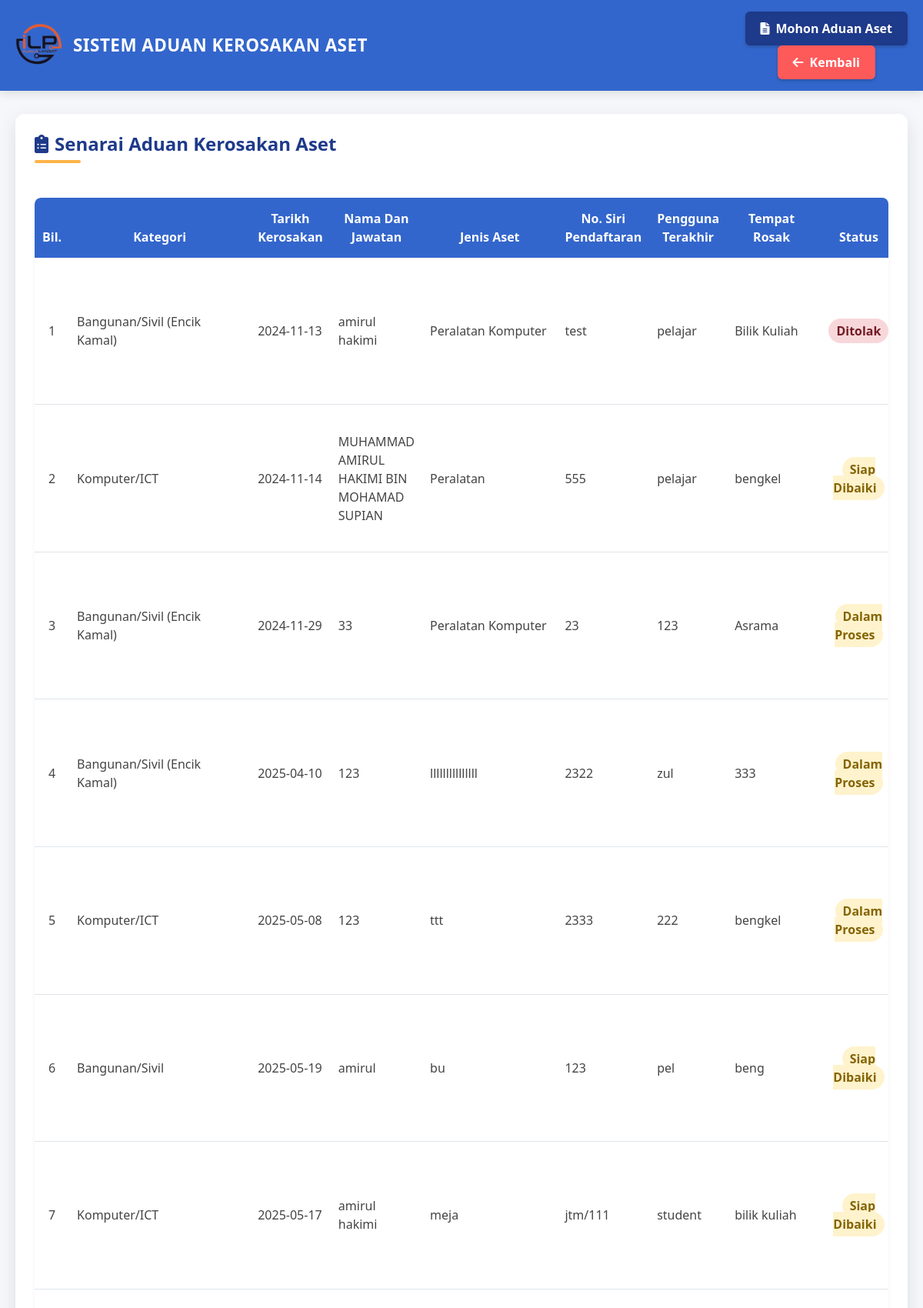
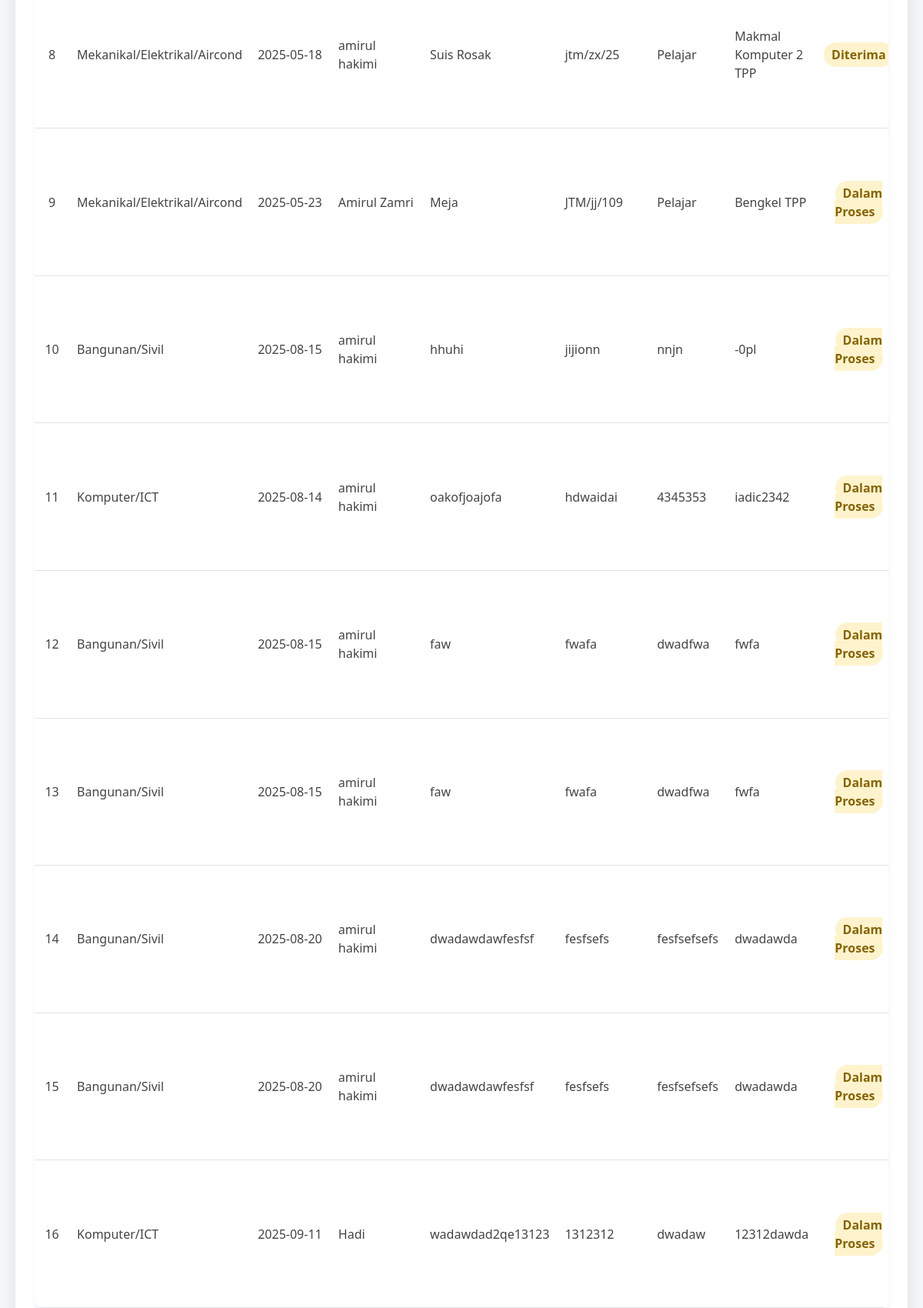
/maklumat_user.php (upper part), run on the app's committed database (2 pictures, top to bottom).
### tables this page shows
CREATE TABLE IF NOT EXISTS `tbl_semakan` (
  `no_id` int NOT NULL AUTO_INCREMENT,
  `role` varchar(50) DEFAULT NULL,
  `jenis_aset` varchar(255) DEFAULT NULL,
  `no_siri` varchar(50) DEFAULT NULL,
  `tempat_rosak` varchar(255) DEFAULT NULL,
  `userterakhir` varchar(255) DEFAULT NULL,
  `ulasan` varchar(500) DEFAULT NULL,
  `nama` varchar(255) DEFAULT NULL,
  `emel` varchar(255) DEFAULT NULL,
  `tarikh_rosak` varchar(50) DEFAULT NULL,
  `lulus_jabatan` varchar(255) DEFAULT 'Dalam Proses',
  `image` varchar(266) DEFAULT NULL,
  `tarikh` varchar(50) DEFAULT NULL,
  `bppa` varchar(50) DEFAULT NULL,
  `kosdahulu` varchar(50) DEFAULT NULL,
  `anggarankos` varchar(50) DEFAULT NULL,
  `syorulasan` longtext,
  `pic` varchar(50) DEFAULT NULL,
  `tarikhbppa` varchar(50) DEFAULT NULL,
  `kelulusan` varchar(50) DEFAULT NULL,
  `ulasantpo` longtext,
  `tarikhtpo` varchar(50) DEFAULT NULL,
  PRIMARY KEY (`no_id`) USING BTREE
);

### maklumat_user.php (the view, shortened to what this page needs)
<?php
include('db.php');
?>
<!DOCTYPE html>
<html lang="en">
<head>
    <link rel="stylesheet" href="https://cdn.jsdelivr.net/npm/bootstrap@5.2.2/dist/css/bootstrap.min.css">
    <link href="https://cdnjs.cloudflare.com/ajax/libs/font-awesome/6.0.0-beta3/css/all.min.css" rel="stylesheet">
</head>
<body>
    <div class="navbar">
        <a class="navbar-brand" href="#">
            <img src="img/305199717_985453492342369_1200662185772088661_n.png" alt="Sistem Aduan Kerosakan Aset" />
            <h1 class="brand-text">SISTEM ADUAN KEROSAKAN ASET</h1>
        </a>
        <ul class="navbar-nav">
            <li>
                <a href="aduan_admin.php" class="btn-primary-custom">
                    <i class="fas fa-file-alt"></i> Mohon Aduan Aset
                </a>
            </li>
            <li>
                <a href="admin.php" class="btn-danger-custom">
                    <i class="fas fa-arrow-left"></i> Kembali
                </a>
            </li>
        </ul>
    </div>
    <section class="content-section">
        <div class="container-custom">
            <h2 class="page-title"><i class="fas fa-clipboard-list me-2"></i>Senarai Aduan Kerosakan Aset</h2>
            <div class="table-container">
                <table class="table">
                    <thead>
                        <tr>
                            <th width="5%">Bil.</th>
                            <th width="8%">Kategori</th>
                            <th width="10%">Tarikh Kerosakan</th>
                            <th width="15%">Nama Dan Jawatan</th>
                            <th width="10%">Jenis Aset</th>
                            <th width="12%">No. Siri Pendaftaran</th>
                            <th width="10%">Pengguna Terakhir</th>
                            <th width="10%">Tempat Rosak</th>
                            <th width="8%">Status</th>
                        </tr>
                    </thead>
                    <tbody>
                    <?php
                    $sql = "SELECT * FROM tbl_semakan";
                    $result = mysqli_query($conn, $sql);
                    if ($result && mysqli_num_rows($result) > 0) {
                        $count = 1;
                        while ($data = mysqli_fetch_assoc($result)) {
                            $kategori = isset($data['role']) ? htmlspecialchars($data['role']) : 'N/A';
                            $tarikh_rosak = isset($data['tarikh_rosak']) ? htmlspecialchars($data['tarikh_rosak']) : 'N/A';
                            $nama = isset($data['nama']) ? htmlspecialchars($data['nama']) : 'N/A';
                            $jenis_aset = isset($data['jenis_aset']) ? htmlspecialchars($data['jenis_aset']) : 'N/A';
                            $no_siri = isset($data['no_siri']) ? htmlspecialchars($data['no_siri']) : 'N/A';
                            $userterakhir = isset($data['userterakhir']) ? htmlspecialchars($data['userterakhir']) : 'N/A';
                            $tempat_rosak = isset($data['tempat_rosak']) ? htmlspecialchars($data['tempat_rosak']) : 'N/A';
                            $lulus_jabatan = isset($data['lulus_jabatan']) ? htmlspecialchars($data['lulus_jabatan']) : 'Belum Disahkan';
                            $status_class = 'status-pending';
                            if ($lulus_jabatan == 'Diluluskan') {
                                $status_class = 'status-approved';
                            } elseif ($lulus_jabatan == 'Ditolak') {
                                $status_class = 'status-rejected';
                            }
                    ?>
                        <tr>
                            <td class="text-center"><?php echo $count++; ?></td>
                            <td><?php echo $kategori; ?></td>
                            <td><?php echo $tarikh_rosak; ?></td>
                            <td><?php echo $nama; ?></td>
                            <td><?php echo $jenis_aset; ?></td>
                            <td><?php echo $no_siri; ?></td>
                            <td><?php echo $userterakhir; ?></td>
                            <td><?php echo $tempat_rosak; ?></td>
                            <td class="text-center">
                                <span class="<?php echo $status_class; ?>">
                                    <?php echo $lulus_jabatan; ?>
                                </span>
                            </td>
                        </tr>
                    <?php
                        }
                    }
                    ?>
                    </tbody>
                </table>
            </div>
        </div>
    </section>
</body>
</html>

### maklumat_user.php (style rules this page uses)
:root { --primary: #3366CC; --secondary: #1E3A8A; --accent: #FFB347; --danger: #FF5A5A; --light-bg: #f5f7fa; --border-color: #dfe4ea; --success: #28a745; --warning: #FFC107; --info: #17a2b8; }
* { margin: 0; padding: 0; box-sizing: border-box; }
body { background: var(--light-bg); min-height: 100vh; margin: 0; display: flex; flex-direction: column; font-family: 'Segoe UI', Tahoma, Geneva, Verdana, sans-serif; color: #333; position: relative; }
.navbar { background-color: var(--primary); padding: 15px 20px; display: flex; justify-content: space-between; align-items: center; box-shadow: 0 4px 12px rgba(0,0,0,0.1); }
.navbar-brand { display: flex; align-items: center; text-decoration: none; }
.navbar-brand img { height: 60px; margin-right: 15px; }
.brand-text { color: white; font-size: 1.4rem; font-weight: 700; letter-spacing: 0.5px; margin: 0; }
.navbar-nav { display: flex; align-items: center; list-style-type: none; margin: 0; padding: 0; }
.navbar-nav li { margin-left: 15px; }
.btn-primary-custom { background-color: var(--secondary); color: white; padding: 10px 20px; border-radius: 6px; text-decoration: none; font-weight: 600; transition: all 0.3s ease; border: none; display: inline-flex; align-items: center; box-shadow: 0 2px 4px rgba(0,0,0,0.2); }
.btn-danger-custom { background-color: var(--danger); color: white; padding: 10px 20px; border-radius: 6px; text-decoration: none; font-weight: 600; transition: all 0.3s ease; border: none; display: inline-flex; align-items: center; box-shadow: 0 2px 4px rgba(0,0,0,0.2); }
.btn-danger-custom i { margin-right: 8px; }
.btn-primary-custom i { margin-right: 8px; }
.content-section { flex: 1; padding: 30px 20px; }
.container-custom { max-width: 1500px; margin: 0 auto; background-color: white; padding: 25px; border-radius: 12px; box-shadow: 0 8px 24px rgba(0,0,0,0.1); position: relative; }
.page-title { color: var(--secondary); margin-bottom: 25px; font-weight: 700; font-size: 24px; position: relative; display: inline-block; padding-bottom: 10px; }
.page-title:after { content: ''; position: absolute; left: 0; bottom: 0; height: 4px; width: 60px; background-color: var(--accent); border-radius: 2px; }
.table-container { overflow-x: auto; margin-top: 20px; border-radius: 8px; box-shadow: 0 4px 6px rgba(0,0,0,0.05); }
.table { width: 100%; border-collapse: separate; border-spacing: 0; background-color: white; margin-bottom: 0; }
.table thead th { background-color: var(--primary); color: white; padding: 15px 10px; text-align: center; font-weight: 600; border: none; position: sticky; top: 0; z-index: 10; }
.table thead th:first-child { border-top-left-radius: 8px; }
.table tbody td { background-color: #ffffff; border-bottom: 1px solid var(--border-color); padding: 15px 10px; vertical-align: middle; color: #444; transition: background-color 0.3s ease; }
.table tbody tr:last-child td:first-child { border-bottom-left-radius: 8px; }
.text-center { text-align: center; }
.container-custom { animation: fadeIn 0.5s ease forwards; }
.status-pending { background-color: #FFF3CD; color: #856404; padding: 5px 10px; border-radius: 20px; font-weight: 600; }
.status-rejected { background-color: #F8D7DA; color: #721C24; padding: 5px 10px; border-radius: 20px; font-weight: 600; }

### data on the page
tbl_semakan: role "Bangunan/Sivil (Encik Kamal)", tarikh_rosak "2024-11-13", nama "amirul hakimi", jenis_aset "Peralatan Komputer", no_siri "test", userterakhir "pelajar", tempat_rosak "Bilik Kuliah", lulus_jabatan "Ditolak"
tbl_semakan: role "Komputer/ICT", tarikh_rosak "2024-11-14", nama "MUHAMMAD AMIRUL HAKIMI BIN MOHAMAD SUPIAN", jenis_aset "Peralatan", no_siri "555", userterakhir "pelajar", tempat_rosak "bengkel", lulus_jabatan "Siap Dibaiki"
tbl_semakan: role "Bangunan/Sivil (Encik Kamal)", tarikh_rosak "2024-11-29", nama "33", jenis_aset "Peralatan Komputer", no_siri "23", userterakhir "123", tempat_rosak "Asrama", lulus_jabatan "Dalam Proses"
tbl_semakan: role "Bangunan/Sivil (Encik Kamal)", tarikh_rosak "2025-04-10", nama "123", jenis_aset "lllllllllllllll", no_siri "2322", userterakhir "zul", tempat_rosak "333", lulus_jabatan "Dalam Proses"
tbl_semakan: role "Komputer/ICT", tarikh_rosak "2025-05-08", nama "123", jenis_aset "ttt", no_siri "2333", userterakhir "222", tempat_rosak "bengkel", lulus_jabatan "Dalam Proses"
tbl_semakan: role "Bangunan/Sivil", tarikh_rosak "2025-05-19", nama "amirul", jenis_aset "bu", no_siri "123", userterakhir "pel", tempat_rosak "beng", lulus_jabatan "Siap Dibaiki"
tbl_semakan: role "Komputer/ICT", tarikh_rosak "2025-05-17", nama "amirul hakimi", jenis_aset "meja", no_siri "jtm/111", userterakhir "student", tempat_rosak "bilik kuliah", lulus_jabatan "Siap Dibaiki"
tbl_semakan: role "Mekanikal/Elektrikal/Aircond", tarikh_rosak "2025-05-18", nama "amirul hakimi", jenis_aset "Suis Rosak", no_siri "jtm/zx/25", userterakhir "Pelajar", tempat_rosak "Makmal Komputer 2 TPP", lulus_jabatan "Diterima"
tbl_semakan: role "Mekanikal/Elektrikal/Aircond", tarikh_rosak "2025-05-23", nama "Amirul Zamri", jenis_aset "Meja", no_siri "JTM/jj/109", userterakhir "Pelajar", tempat_rosak "Bengkel TPP", lulus_jabatan "Dalam Proses"
tbl_semakan: role "Bangunan/Sivil", tarikh_rosak "2025-08-15", nama "amirul hakimi", jenis_aset "hhuhi", no_siri "jijionn", userterakhir "nnjn", tempat_rosak "-0pl", lulus_jabatan "Dalam Proses"
tbl_semakan: role "Komputer/ICT", tarikh_rosak "2025-08-14", nama "amirul hakimi", jenis_aset "oakofjoajofa", no_siri "hdwaidai", userterakhir "4345353", tempat_rosak "iadic2342", lulus_jabatan "Dalam Proses"
tbl_semakan: role "Bangunan/Sivil", tarikh_rosak "2025-08-15", nama "amirul hakimi", jenis_aset "faw", no_siri "fwafa", userterakhir "dwadfwa", tempat_rosak "fwfa", lulus_jabatan "Dalam Proses"
tbl_semakan: role "Bangunan/Sivil", tarikh_rosak "2025-08-15", nama "amirul hakimi", jenis_aset "faw", no_siri "fwafa", userterakhir "dwadfwa", tempat_rosak "fwfa", lulus_jabatan "Dalam Proses"
tbl_semakan: role "Bangunan/Sivil", tarikh_rosak "2025-08-20", nama "amirul hakimi", jenis_aset "dwadawdawfesfsf", no_siri "fesfsefs", userterakhir "fesfsefsefs", tempat_rosak "dwadawda", lulus_jabatan "Dalam Proses"
tbl_semakan: role "Bangunan/Sivil", tarikh_rosak "2025-08-20", nama "amirul hakimi", jenis_aset "dwadawdawfesfsf", no_siri "fesfsefs", userterakhir "fesfsefsefs", tempat_rosak "dwadawda", lulus_jabatan "Dalam Proses"
tbl_semakan: role "Komputer/ICT", tarikh_rosak "2025-09-11", nama "Hadi", jenis_aset "wadawdad2qe13123", no_siri "1312312", userterakhir "dwadaw", tempat_rosak "12312dawda", lulus_jabatan "Dalam Proses"
